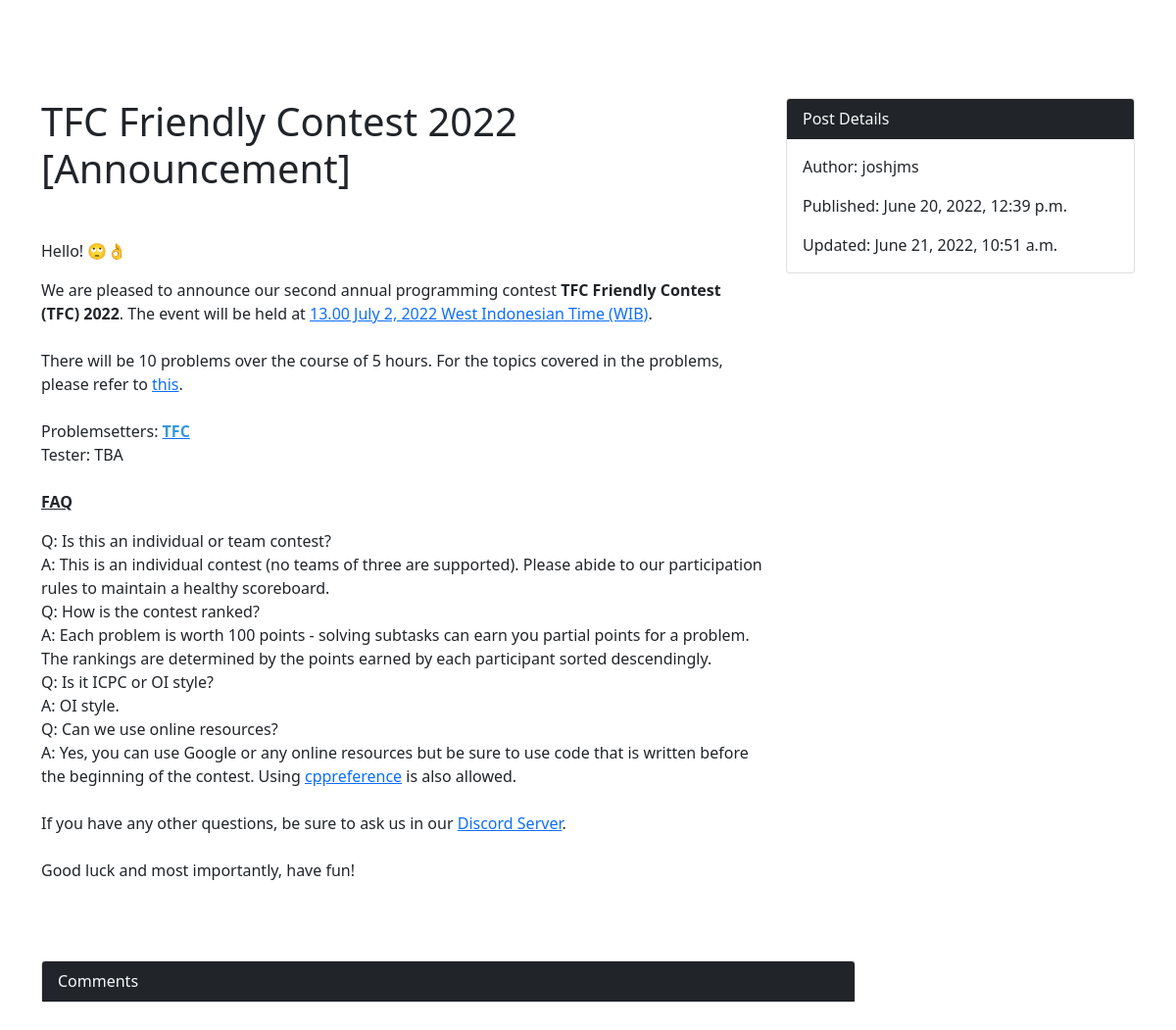
The app's page /blog/view/2 with its own data.
### blog/models.py (models this page shows, shortened)
class Post(models.Model):
    id = models.IntegerField(primary_key = True)
    title = models.CharField(max_length = 200, unique = True)
    author = models.ForeignKey(User, on_delete = models.CASCADE)
    updated_on = models.DateTimeField(auto_now = True)
    created_on = models.DateTimeField(auto_now_add = True)
    content = RichTextField(blank = True, null = True)
    class Meta:
        ordering = ['-created_on']

### blog/views.py (the view)
# urls.py: path('view/<int:blog_id>', views.view_blog, name = 'view'),
def view_blog(request, blog_id):
    post = get_object_or_404(Post, id = blog_id)
    if request.method == "POST":
        content = request.POST['content']
        author = request.user
        comment = Comment(author = author, content = content, post = post)
        comment.save()
        return HttpResponseRedirect(reverse('blog:view', args = [blog_id]))
    comments = Comment.objects.all().filter(post = post)
    form = CommentForm
    return render(request, 'blog/view.html', {
        'post' : post,
        'comments' : comments,
        'form' : form,
    })

### blog/templates/blog/view.html (shortened to what this page needs)
<html>
<head>
    <link href="https://cdn.jsdelivr.net/npm/bootstrap@5.1.3/dist/css/bootstrap.min.css" rel="stylesheet"
 />
    <link href="ckeditor/plugins/codesnippet/lib/highlight/styles/default.css" rel="stylesheet">
</head>
<body>
    <div class="container mb-5">
        <div class="row mb-3">
            <div class="col-8">
                <h1 class="mb-5"> {{post.title}} </h1>
                {{post.content | safe}}
            </div>
            <div class="col-4">
                <div class="card">
                    <div class="card-header bg-dark text-light"> Post Details </div>
                    <div class="card-body">
                        <p class="card-text"> Author: {{post.author}} </p>
                        <p class="card-text"> Published: {{post.created_on}}</p>
                        <p class="card-text"> Updated: {{post.updated_on}}</p>
                    </div>
                </div>
            </div>
        </div>
        <div class = "row mb-3">
            <div class = "col-9">
                <div class="card">
                    <div class="card-header bg-dark text-light"> Comments </div>
                </div>
            </div>
        </div>
    </div>
</body>
</html>

### blog/templates/blog/view.html (style rules this page uses)
body { margin-top: 100px; padding: 0; }

### records on screen
Post: title "TFC Friendly Contest 2022 [Announcement]", content "Hello! 🙄👌 We are pleased to announce our second annual programming contest TFC Friendly Contest (TFC) 2022 . The event will be held at 13.00 July 2, 2022 West Indonesian Time (WIB) . There will be 10 problems over the course of 5 hours. For the topics covered in the problems, please refer to this . Problemsetters: TFC Tester: TBA FAQ Q: Is this an individual or team contest? A: This is an individual contest (no teams of three are supported). Please abide to our participation rules to maintain a healthy scoreboard. Q: How is the contest ranked? A: Each problem is worth 100 points - solving subtasks can earn you partial points for a problem. The rankings are determined by the points earned by…", author "joshjms", created_on "June 20, 2022, 12:39 p.m.", updated_on "June 21, 2022, 10:51 a.m."
